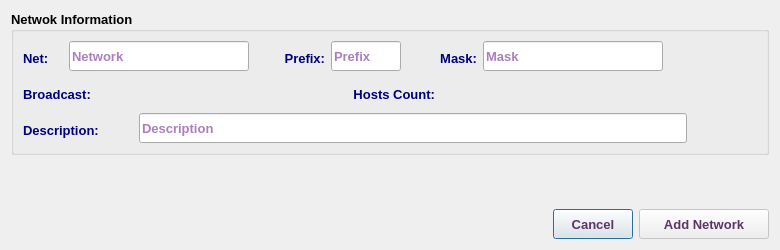
<?xml version="1.0" encoding="UTF-8"?>
<ui version="4.0">
 <class>AddNetV4Dialog</class>
 <widget class="QDialog" name="AddNetV4Dialog">
  <property name="geometry">
   <rect>
    <x>0</x>
    <y>0</y>
    <width>780</width>
    <height>250</height>
   </rect>
  </property>
  <property name="sizePolicy">
   <sizepolicy hsizetype="Fixed" vsizetype="Fixed">
    <horstretch>0</horstretch>
    <verstretch>0</verstretch>
   </sizepolicy>
  </property>
  <property name="minimumSize">
   <size>
    <width>780</width>
    <height>250</height>
   </size>
  </property>
  <property name="maximumSize">
   <size>
    <width>781</width>
    <height>251</height>
   </size>
  </property>
  <property name="font">
   <font>
    <family>Tahoma</family>
    <pointsize>10</pointsize>
   </font>
  </property>
  <property name="windowTitle">
   <string>Add New Network</string>
  </property>
  <property name="windowIcon">
   <iconset resource="../../../../../image.qrc">
    <normaloff>:/Image/add.png</normaloff>:/Image/add.png</iconset>
  </property>
  <layout class="QVBoxLayout" name="verticalLayout_3">
   <item>
    <widget class="QGroupBox" name="netGB">
     <property name="font">
      <font>
       <family>Tahoma</family>
       <pointsize>10</pointsize>
       <weight>75</weight>
       <bold>true</bold>
      </font>
     </property>
     <property name="title">
      <string>Netwok Information</string>
     </property>
     <layout class="QVBoxLayout" name="verticalLayout_2">
      <item>
       <layout class="QHBoxLayout" name="horizontalLayout">
        <item>
         <layout class="QVBoxLayout" name="verticalLayout">
          <item>
           <layout class="QHBoxLayout" name="horizontalLayout_13">
            <item>
             <widget class="QLabel" name="label_7">
              <property name="minimumSize">
               <size>
                <width>40</width>
                <height>30</height>
               </size>
              </property>
              <property name="maximumSize">
               <size>
                <width>40</width>
                <height>25</height>
               </size>
              </property>
              <property name="font">
               <font>
                <family>Tahoma</family>
                <pointsize>10</pointsize>
                <weight>75</weight>
                <bold>true</bold>
               </font>
              </property>
              <property name="styleSheet">
               <string notr="true">color: rgb(0, 0, 127);</string>
              </property>
              <property name="text">
               <string>Net:</string>
              </property>
             </widget>
            </item>
            <item>
             <widget class="QLineEdit" name="netLE">
              <property name="sizePolicy">
               <sizepolicy hsizetype="Expanding" vsizetype="Fixed">
                <horstretch>0</horstretch>
                <verstretch>0</verstretch>
               </sizepolicy>
              </property>
              <property name="minimumSize">
               <size>
                <width>180</width>
                <height>30</height>
               </size>
              </property>
              <property name="maximumSize">
               <size>
                <width>600</width>
                <height>30</height>
               </size>
              </property>
              <property name="font">
               <font>
                <family>Tahoma</family>
                <pointsize>10</pointsize>
                <weight>75</weight>
                <bold>true</bold>
               </font>
              </property>
              <property name="styleSheet">
               <string notr="true">color: rgb(85, 0, 127);</string>
              </property>
              <property name="text">
               <string/>
              </property>
              <property name="placeholderText">
               <string>Network</string>
              </property>
             </widget>
            </item>
            <item>
             <widget class="QLabel" name="label_10">
              <property name="minimumSize">
               <size>
                <width>70</width>
                <height>30</height>
               </size>
              </property>
              <property name="maximumSize">
               <size>
                <width>70</width>
                <height>25</height>
               </size>
              </property>
              <property name="font">
               <font>
                <family>Tahoma</family>
                <pointsize>10</pointsize>
                <weight>75</weight>
                <bold>true</bold>
               </font>
              </property>
              <property name="styleSheet">
               <string notr="true">color: rgb(0, 0, 127);</string>
              </property>
              <property name="text">
               <string>Prefix:</string>
              </property>
              <property name="alignment">
               <set>Qt::AlignRight|Qt::AlignTrailing|Qt::AlignVCenter</set>
              </property>
             </widget>
            </item>
            <item>
             <widget class="QLineEdit" name="prefixLE">
              <property name="minimumSize">
               <size>
                <width>70</width>
                <height>30</height>
               </size>
              </property>
              <property name="maximumSize">
               <size>
                <width>70</width>
                <height>30</height>
               </size>
              </property>
              <property name="font">
               <font>
                <family>Tahoma</family>
                <pointsize>10</pointsize>
                <weight>75</weight>
                <bold>true</bold>
               </font>
              </property>
              <property name="styleSheet">
               <string notr="true">color: rgb(85, 0, 127);</string>
              </property>
              <property name="placeholderText">
               <string>Prefix</string>
              </property>
             </widget>
            </item>
            <item>
             <widget class="QLabel" name="label_9">
              <property name="minimumSize">
               <size>
                <width>70</width>
                <height>30</height>
               </size>
              </property>
              <property name="maximumSize">
               <size>
                <width>70</width>
                <height>25</height>
               </size>
              </property>
              <property name="font">
               <font>
                <family>Tahoma</family>
                <pointsize>10</pointsize>
                <weight>75</weight>
                <bold>true</bold>
               </font>
              </property>
              <property name="styleSheet">
               <string notr="true">color: rgb(0, 0, 127);</string>
              </property>
              <property name="text">
               <string>Mask:</string>
              </property>
              <property name="alignment">
               <set>Qt::AlignRight|Qt::AlignTrailing|Qt::AlignVCenter</set>
              </property>
             </widget>
            </item>
            <item>
             <widget class="QLineEdit" name="maskLE">
              <property name="minimumSize">
               <size>
                <width>180</width>
                <height>30</height>
               </size>
              </property>
              <property name="maximumSize">
               <size>
                <width>180</width>
                <height>30</height>
               </size>
              </property>
              <property name="font">
               <font>
                <family>Tahoma</family>
                <pointsize>10</pointsize>
                <weight>75</weight>
                <bold>true</bold>
               </font>
              </property>
              <property name="styleSheet">
               <string notr="true">color: rgb(85, 0, 127);</string>
              </property>
              <property name="placeholderText">
               <string>Mask</string>
              </property>
             </widget>
            </item>
            <item>
             <spacer name="horizontalSpacer_2">
              <property name="orientation">
               <enum>Qt::Horizontal</enum>
              </property>
              <property name="sizeHint" stdset="0">
               <size>
                <width>40</width>
                <height>20</height>
               </size>
              </property>
             </spacer>
            </item>
           </layout>
          </item>
          <item>
           <layout class="QHBoxLayout" name="horizontalLayout_12">
            <item>
             <widget class="QLabel" name="label_11">
              <property name="minimumSize">
               <size>
                <width>90</width>
                <height>30</height>
               </size>
              </property>
              <property name="maximumSize">
               <size>
                <width>90</width>
                <height>25</height>
               </size>
              </property>
              <property name="font">
               <font>
                <family>Tahoma</family>
                <pointsize>10</pointsize>
                <weight>75</weight>
                <bold>true</bold>
               </font>
              </property>
              <property name="styleSheet">
               <string notr="true">color: rgb(0, 0, 127);</string>
              </property>
              <property name="text">
               <string>Broadcast:</string>
              </property>
             </widget>
            </item>
            <item>
             <widget class="QLabel" name="bcLbl">
              <property name="sizePolicy">
               <sizepolicy hsizetype="Expanding" vsizetype="Preferred">
                <horstretch>0</horstretch>
                <verstretch>0</verstretch>
               </sizepolicy>
              </property>
              <property name="minimumSize">
               <size>
                <width>180</width>
                <height>30</height>
               </size>
              </property>
              <property name="maximumSize">
               <size>
                <width>600</width>
                <height>30</height>
               </size>
              </property>
              <property name="font">
               <font>
                <family>Tahoma</family>
                <pointsize>10</pointsize>
                <weight>75</weight>
                <bold>true</bold>
               </font>
              </property>
              <property name="styleSheet">
               <string notr="true">color: rgb(85, 0, 127);</string>
              </property>
              <property name="text">
               <string/>
              </property>
             </widget>
            </item>
            <item>
             <widget class="QLabel" name="label_12">
              <property name="minimumSize">
               <size>
                <width>130</width>
                <height>30</height>
               </size>
              </property>
              <property name="maximumSize">
               <size>
                <width>130</width>
                <height>25</height>
               </size>
              </property>
              <property name="font">
               <font>
                <family>Tahoma</family>
                <pointsize>10</pointsize>
                <weight>75</weight>
                <bold>true</bold>
               </font>
              </property>
              <property name="styleSheet">
               <string notr="true">color: rgb(0, 0, 127);</string>
              </property>
              <property name="text">
               <string>Hosts Count:</string>
              </property>
              <property name="alignment">
               <set>Qt::AlignRight|Qt::AlignTrailing|Qt::AlignVCenter</set>
              </property>
             </widget>
            </item>
            <item>
             <widget class="QLabel" name="hostLbl">
              <property name="minimumSize">
               <size>
                <width>150</width>
                <height>30</height>
               </size>
              </property>
              <property name="maximumSize">
               <size>
                <width>150</width>
                <height>25</height>
               </size>
              </property>
              <property name="font">
               <font>
                <family>Tahoma</family>
                <pointsize>10</pointsize>
                <weight>75</weight>
                <bold>true</bold>
               </font>
              </property>
              <property name="styleSheet">
               <string notr="true">color: rgb(85, 0, 127);</string>
              </property>
              <property name="text">
               <string/>
              </property>
             </widget>
            </item>
            <item>
             <spacer name="horizontalSpacer_3">
              <property name="orientation">
               <enum>Qt::Horizontal</enum>
              </property>
              <property name="sizeHint" stdset="0">
               <size>
                <width>40</width>
                <height>20</height>
               </size>
              </property>
             </spacer>
            </item>
           </layout>
          </item>
          <item>
           <layout class="QHBoxLayout" name="horizontalLayout_9">
            <item>
             <widget class="QLabel" name="label_5">
              <property name="minimumSize">
               <size>
                <width>110</width>
                <height>30</height>
               </size>
              </property>
              <property name="maximumSize">
               <size>
                <width>110</width>
                <height>25</height>
               </size>
              </property>
              <property name="font">
               <font>
                <family>Tahoma</family>
                <pointsize>10</pointsize>
                <weight>75</weight>
                <bold>true</bold>
               </font>
              </property>
              <property name="styleSheet">
               <string notr="true">color: rgb(0, 0, 127);</string>
              </property>
              <property name="text">
               <string>Description:</string>
              </property>
             </widget>
            </item>
            <item>
             <widget class="QLineEdit" name="descLE">
              <property name="sizePolicy">
               <sizepolicy hsizetype="Expanding" vsizetype="Preferred">
                <horstretch>0</horstretch>
                <verstretch>0</verstretch>
               </sizepolicy>
              </property>
              <property name="minimumSize">
               <size>
                <width>500</width>
                <height>30</height>
               </size>
              </property>
              <property name="maximumSize">
               <size>
                <width>8000</width>
                <height>30</height>
               </size>
              </property>
              <property name="font">
               <font>
                <family>Tahoma</family>
                <pointsize>10</pointsize>
                <weight>75</weight>
                <bold>true</bold>
               </font>
              </property>
              <property name="styleSheet">
               <string notr="true">color: rgb(85, 0, 127);</string>
              </property>
              <property name="placeholderText">
               <string>Description</string>
              </property>
             </widget>
            </item>
           </layout>
          </item>
         </layout>
        </item>
        <item>
         <widget class="QLabel" name="pix">
          <property name="enabled">
           <bool>true</bool>
          </property>
          <property name="minimumSize">
           <size>
            <width>64</width>
            <height>64</height>
           </size>
          </property>
          <property name="maximumSize">
           <size>
            <width>64</width>
            <height>64</height>
           </size>
          </property>
          <property name="font">
           <font>
            <family>Tahoma</family>
            <pointsize>10</pointsize>
           </font>
          </property>
          <property name="text">
           <string/>
          </property>
          <property name="pixmap">
           <pixmap resource="../../../../../image.qrc">:/Image/network.png</pixmap>
          </property>
         </widget>
        </item>
       </layout>
      </item>
     </layout>
    </widget>
   </item>
   <item>
    <spacer name="verticalSpacer">
     <property name="font">
      <font>
       <family>Tahoma</family>
       <pointsize>10</pointsize>
      </font>
     </property>
     <property name="orientation">
      <enum>Qt::Vertical</enum>
     </property>
     <property name="sizeHint" stdset="0">
      <size>
       <width>20</width>
       <height>28</height>
      </size>
     </property>
    </spacer>
   </item>
   <item>
    <layout class="QHBoxLayout" name="horizontalLayout_8">
     <item>
      <spacer name="horizontalSpacer">
       <property name="font">
        <font>
         <family>Tahoma</family>
         <pointsize>10</pointsize>
        </font>
       </property>
       <property name="orientation">
        <enum>Qt::Horizontal</enum>
       </property>
       <property name="sizeHint" stdset="0">
        <size>
         <width>40</width>
         <height>20</height>
        </size>
       </property>
      </spacer>
     </item>
     <item>
      <widget class="QPushButton" name="cancelBtn">
       <property name="sizePolicy">
        <sizepolicy hsizetype="Preferred" vsizetype="Preferred">
         <horstretch>0</horstretch>
         <verstretch>0</verstretch>
        </sizepolicy>
       </property>
       <property name="minimumSize">
        <size>
         <width>80</width>
         <height>30</height>
        </size>
       </property>
       <property name="maximumSize">
        <size>
         <width>150</width>
         <height>30</height>
        </size>
       </property>
       <property name="font">
        <font>
         <family>Tahoma</family>
         <pointsize>10</pointsize>
         <weight>75</weight>
         <bold>true</bold>
        </font>
       </property>
       <property name="styleSheet">
        <string notr="true">color: rgb(92, 53, 102);</string>
       </property>
       <property name="text">
        <string>Cancel</string>
       </property>
      </widget>
     </item>
     <item>
      <widget class="QPushButton" name="okBtn">
       <property name="enabled">
        <bool>false</bool>
       </property>
       <property name="sizePolicy">
        <sizepolicy hsizetype="Preferred" vsizetype="Preferred">
         <horstretch>0</horstretch>
         <verstretch>0</verstretch>
        </sizepolicy>
       </property>
       <property name="minimumSize">
        <size>
         <width>130</width>
         <height>30</height>
        </size>
       </property>
       <property name="maximumSize">
        <size>
         <width>250</width>
         <height>30</height>
        </size>
       </property>
       <property name="font">
        <font>
         <family>Tahoma</family>
         <pointsize>10</pointsize>
         <weight>75</weight>
         <bold>true</bold>
        </font>
       </property>
       <property name="styleSheet">
        <string notr="true">color: rgb(92, 53, 102);</string>
       </property>
       <property name="text">
        <string>Add Network</string>
       </property>
       <property name="icon">
        <iconset resource="../../../../../image.qrc">
         <normaloff>:/Image/add.png</normaloff>:/Image/add.png</iconset>
       </property>
       <property name="iconSize">
        <size>
         <width>20</width>
         <height>20</height>
        </size>
       </property>
      </widget>
     </item>
    </layout>
   </item>
  </layout>
 </widget>
 <tabstops>
  <tabstop>netLE</tabstop>
  <tabstop>prefixLE</tabstop>
  <tabstop>maskLE</tabstop>
  <tabstop>descLE</tabstop>
  <tabstop>okBtn</tabstop>
  <tabstop>cancelBtn</tabstop>
 </tabstops>
 <resources>
  <include location="../../../../../image.qrc"/>
 </resources>
 <connections/>
</ui>
